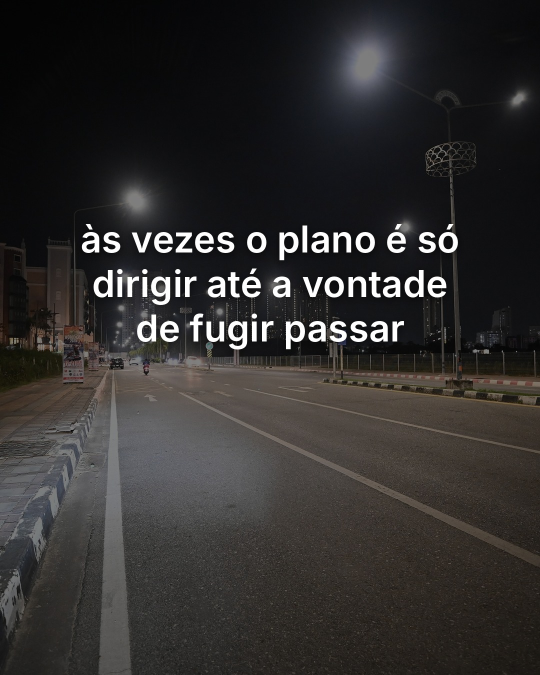
#> input picture imagens_conceito/imagens/01.jpg, 1080 x 1350 px, found by its file name (shown at 1/2 size)
$ python gerar_imagens.py imagens/01.jpg imagens/02.jpg
#> lines starting #> are read from the running program, lines starting #| are printed output that depends on the picture; after the words box and inside, x2 and y2 are one past the last pixel; in counts of white or black regions, pixels touching at a corner belong together
"""Gera as imagens 4:5 (1080x1350) com foto de fundo + título, no estilo dos posts de frase do Pinterest.

Uso: python3 gerar_imagens.py <pasta_com_fotos> <pasta_saida>
Cada foto precisa se chamar NN.jpg (NN = número do conceito em CONCEITOS).
"""
import os
import sys

from PIL import Image, ImageDraw, ImageEnhance, ImageFilter, ImageFont

LARGURA, ALTURA = 1080, 1350
FONTE = "/usr/share/fonts/opentype/inter/Inter-SemiBold.otf"

# número: (título, escurecimento 0-1, alinhamento vertical 0-1)
CONCEITOS = {
    1: ("às vezes o plano é só dirigir até a vontade de fugir passar", 0.50, 0.40),
    2: ("cresce na direção de quem te dá luz", 0.52, 0.42),
    3: ("meu maior projeto de vida é dormir até o problema se resolver sozinho", 0.40, 0.50),
    4: ("nem toda calmaria é paz. às vezes o mar só tá recuando pra voltar maior", 0.42, 0.42),
    5: ("minha personalidade é 30% café e 70% ansiedade bem disfarçada", 0.55, 0.45),
    6: ("a chuva lava a rua inteira e ninguém inventou nada pra lavar a cabeça", 0.50, 0.45),
    7: ("todo dia o sol vai embora e volta. você só tá no intervalo", 0.38, 0.40),
    8: ("li tanto sobre o amor que só faltou viver", 0.50, 0.45),
    9: ("me encontrei quando parei de me procurar nos outros", 0.45, 0.45),
    10: ("acordar cedo é um ato de fé que meu corpo não assinou", 0.45, 0.45),
    11: ("a vista só é bonita porque a subida foi um inferno", 0.40, 0.40),
    12: ("crescer dói, mas nenhuma planta se arrependeu de virar árvore", 0.42, 0.42),
    13: ("somos feitos de estrelas e mesmo assim eu me preocupo com o que ele pensa", 0.40, 0.42),
    14: ("ninguém avisa que crescer é se despedir de lugares que ainda moram em você", 0.45, 0.42),
    15: ("flor nenhuma pediu permissão pra florescer em lugar nenhum", 0.42, 0.42),
    16: ("meu relacionamento mais estável é com o delivery", 0.50, 0.45),
    17: ("seja farol. não fique procurando navio", 0.45, 0.42),
    18: ("o que passou virou foto. foto a gente guarda, não mora", 0.45, 0.45),
    19: ("tem dias que o único progresso é ter levantado da cama", 0.42, 0.42),
    20: ("a cidade nunca dorme e eu durmo mal em solidariedade", 0.48, 0.42),
}


def preencher(img, w, h):
    """Corta no centro para preencher w x h (object-fit: cover)."""
#> called with w = 1080, h = 1350
    escala = max(w / img.width, h / img.height)
#> escala = 1
    img = img.resize((round(img.width * escala), round(img.height * escala)), Image.LANCZOS)
#> img is the input picture: PIL image 1080x1350 RGB; mean R, G, B 48.5, 46.6, 45.8
    x, y = (img.width - w) // 2, (img.height - h) // 2
#> x = 0; y = 0
    return img.crop((x, y, x + w, y + h))


def quebrar(draw, texto, fonte, largura_max):
    linhas, atual = [], ""
    for palavra in texto.split():
        teste = f"{atual} {palavra}".strip()
        if draw.textlength(teste, font=fonte) <= largura_max or not atual:
            atual = teste
        else:
            linhas.append(atual)
            atual = palavra
    linhas.append(atual)
    return linhas


def gerar(foto, titulo, escuro, pos_y, saida):
    img = preencher(Image.open(foto).convert("RGB"), LARGURA, ALTURA)
    img = ImageEnhance.Color(img).enhance(0.85)
    img = ImageEnhance.Brightness(img).enhance(1 - escuro)
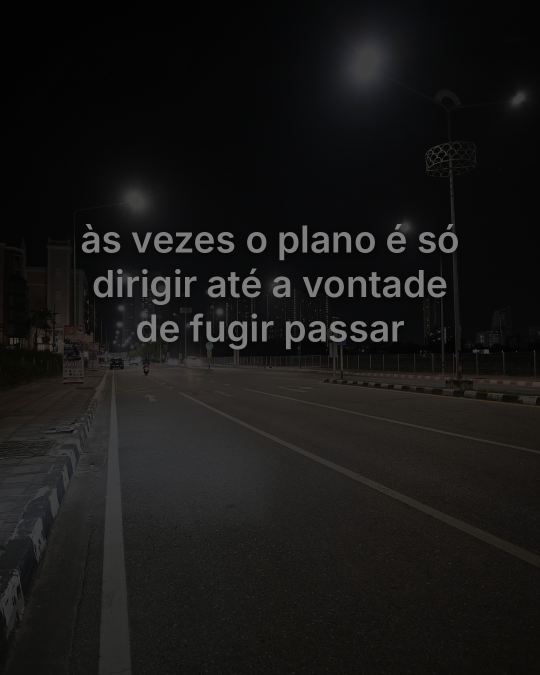
#> img: PIL image 1080x1350 RGB (shown at 1/2 size); mean R, G, B 23.7, 23, 22.5
    # vinheta leve para dar clima e garantir leitura
    vinheta = Image.new("L", (LARGURA, ALTURA), 0)
#> vinheta: PIL image 1080x1350 L; every value is 0
    ImageDraw.Draw(vinheta).ellipse((-250, -150, LARGURA + 250, ALTURA + 150), fill=255)
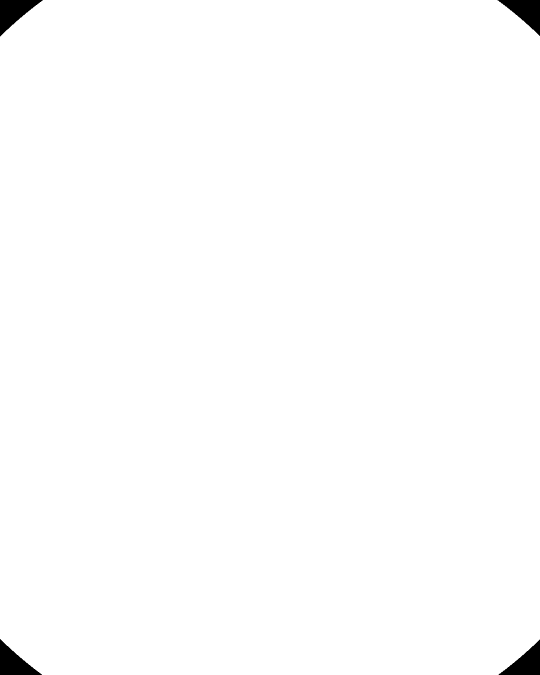
#> vinheta: PIL image 1080x1350 L (shown at 1/2 size); 99.2% white; 4 black regions, box (x1, y1, x2, y2) and area: (0, 0, 86, 73) 3013, (995, 0, 1080, 72) 2940, (0, 1278, 84, 1350) 2927, (997, 1279, 1080, 1350) 2855
    vinheta = vinheta.filter(ImageFilter.GaussianBlur(220))
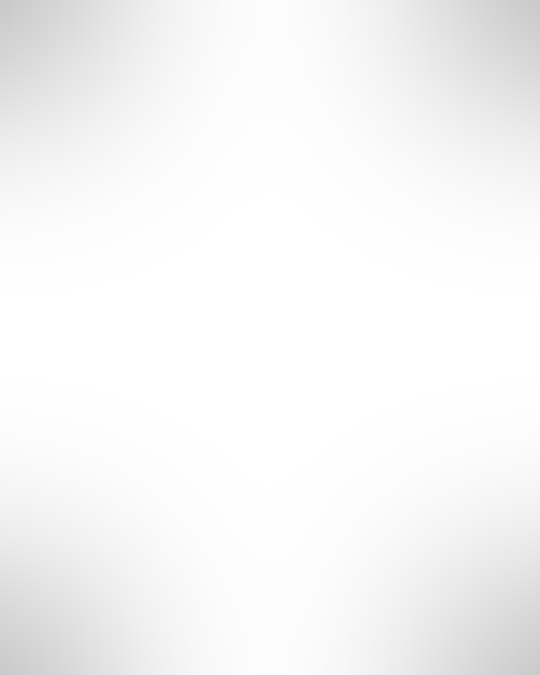
#> vinheta: PIL image 1080x1350 L (shown at 1/2 size); min 201, max 255, mean 246.6
    img = Image.composite(img, ImageEnhance.Brightness(img).enhance(0.55), vinheta)

    draw = ImageDraw.Draw(img)
    tamanho = 74
    while True:
        fonte = ImageFont.truetype(FONTE, tamanho)
        linhas = quebrar(draw, titulo, fonte, 780)
        if len(linhas) <= 5 or tamanho <= 54:
            break
        tamanho -= 4
#> after the loop, tamanho = 74
    passo = round(tamanho * 1.2)
#> passo = 89
    altura_bloco = passo * len(linhas)
#> altura_bloco = 267
    y = round((ALTURA - altura_bloco) * pos_y)
#> y = 433

    sombra = Image.new("RGBA", img.size, (0, 0, 0, 0))
#> sombra: PIL image 1080x1350 RGBA; every value is 0
    sd = ImageDraw.Draw(sombra)
    for i, linha in enumerate(linhas):
        x = (LARGURA - sd.textlength(linha, font=fonte)) / 2
        sd.text((x, y + i * passo + 4), linha, font=fonte, fill=(0, 0, 0, 170))
#> this loop made 3 passes
#> (linha, x) on passes 1 to 3: ('às vezes o plano é só', 160.7), ('dirigir até a vontade', 184.4), ('de fugir passar', 270.6)
    sombra = sombra.filter(ImageFilter.GaussianBlur(8))
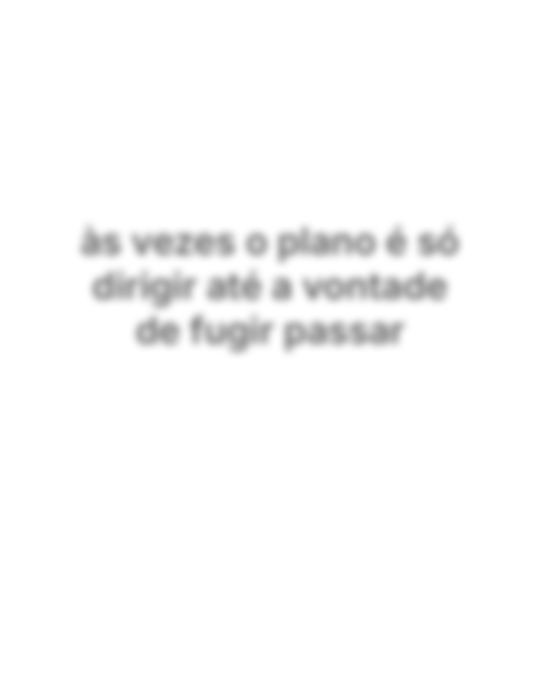
#> sombra: PIL image 1080x1350 RGBA (shown at 1/2 size); mean R, G, B, A 0, 0, 0, 4.5; transparent parts drawn white
    img = Image.alpha_composite(img.convert("RGBA"), sombra)
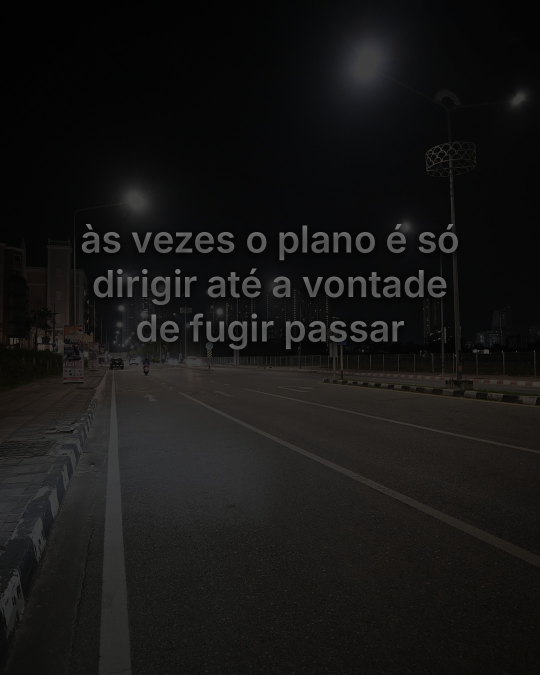
#> img: PIL image 1080x1350 RGBA (shown at 1/2 size); mean R, G, B, A 22.5, 21.8, 21.3, 255
    draw = ImageDraw.Draw(img)
    for i, linha in enumerate(linhas):
        x = (LARGURA - draw.textlength(linha, font=fonte)) / 2
        draw.text((x, y + i * passo), linha, font=fonte, fill=(255, 255, 255, 255))
    img.convert("RGB").save(saida, quality=92)
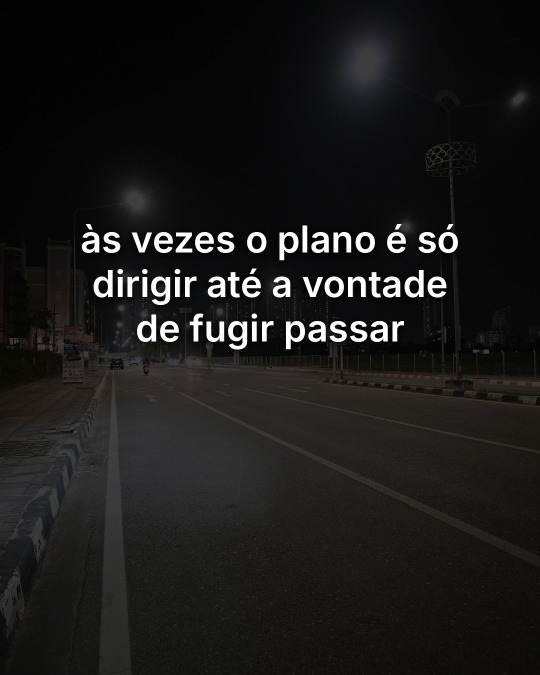
#> saved as 01.jpg: PIL image 1080x1350 RGB (shown at 1/2 size); mean R, G, B 26.9, 26.2, 25.7


if __name__ == "__main__":
    fotos, saida = sys.argv[1], sys.argv[2]
    os.makedirs(saida, exist_ok=True)
    for n, (titulo, escuro, pos) in CONCEITOS.items():
        foto = os.path.join(fotos, f"{n:02d}.jpg")
        if os.path.exists(foto):
            gerar(foto, titulo, escuro, pos, os.path.join(saida, f"{n:02d}.jpg"))
            print("ok", n)
#> pass 2 of the loop `for n, (titulo, escuro, pos) in CONCEITOS.items():`:
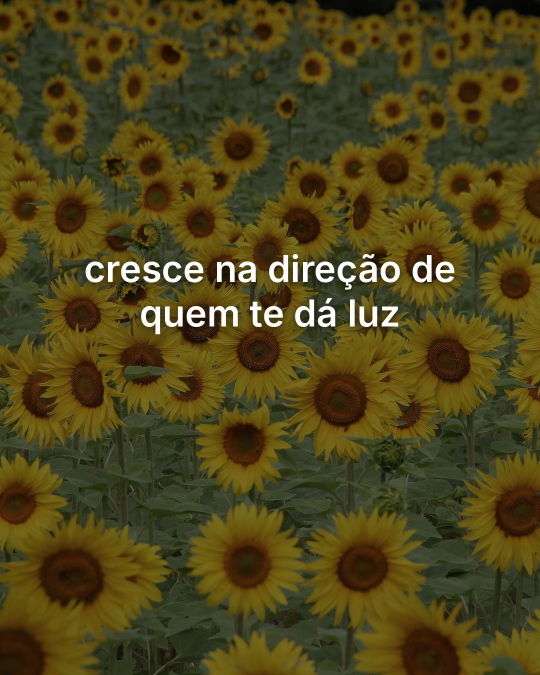
#> input picture imagens_conceito/imagens/02.jpg, 1080 x 1350 px, found by its file name (shown at 1/2 size)
#> in preencher, img is the input picture: PIL image 1080x1350 RGB; mean R, G, B 78.3, 68.9, 26.2
#> the loop in gerar (call 2), `while True:` made 1 pass
#> linhas on pass 1: ['cresce na direção de', 'quem te dá luz']
#> after the loop in gerar (call 2), `while True:`: tamanho = 74
#> altura_bloco = 178
#> in gerar (call 2), `y = round((ALTURA - altura_bloco) * pos_y)`: y = 492
#> the loop in gerar (call 2), `for i, linha in enumerate(linhas):` made 2 passes
#> (linha, x) on passes 1 to 2: ('cresce na direção de', 167.9), ('quem te dá luz', 278.9)
#> in gerar (call 2), `sombra = sombra.filter(ImageFilter.GaussianBlur(8))`:
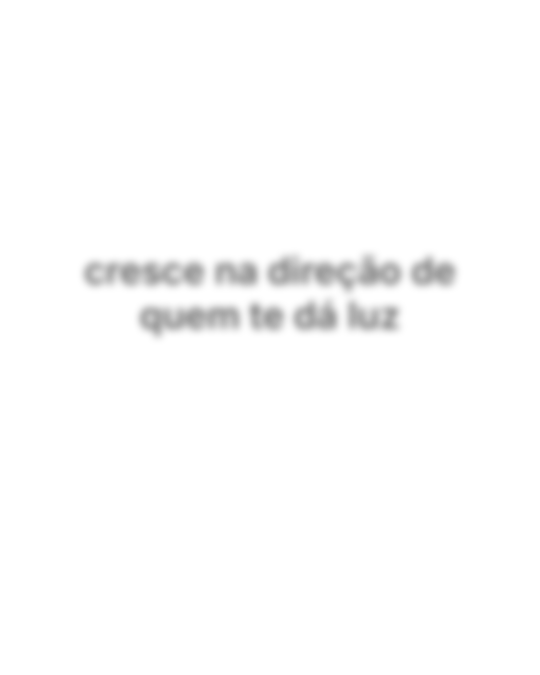
#> sombra: PIL image 1080x1350 RGBA (shown at 1/2 size); mean R, G, B, A 0, 0, 0, 2.8; transparent parts drawn white
#> in gerar (call 2), `img.convert("RGB").save(saida, quality=92)`:
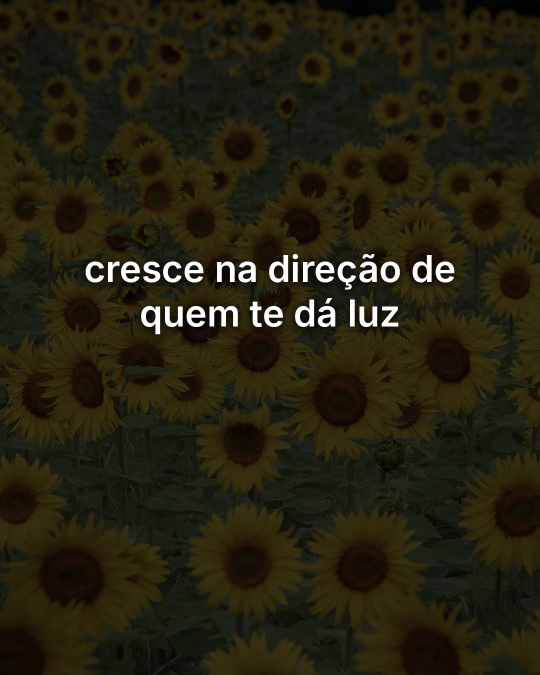
#> saved as 02.jpg: PIL image 1080x1350 RGB (shown at 1/2 size); mean R, G, B 37.6, 33.9, 16.9
